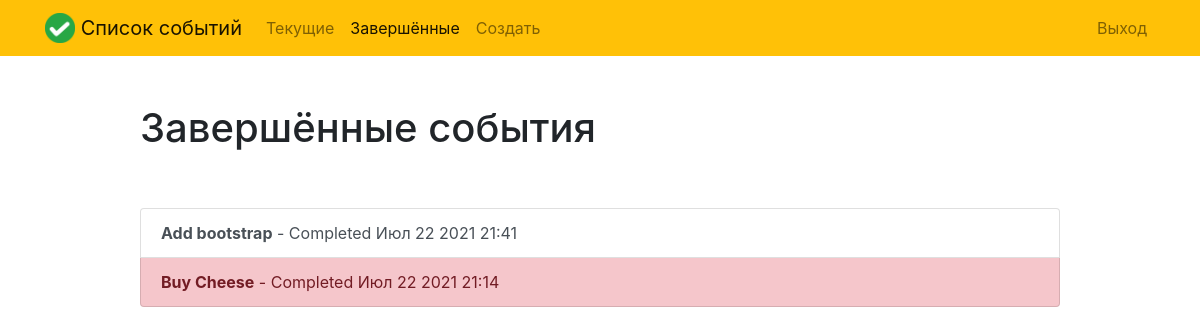
The page /completed/ (signed in) on the database as committed earlier.
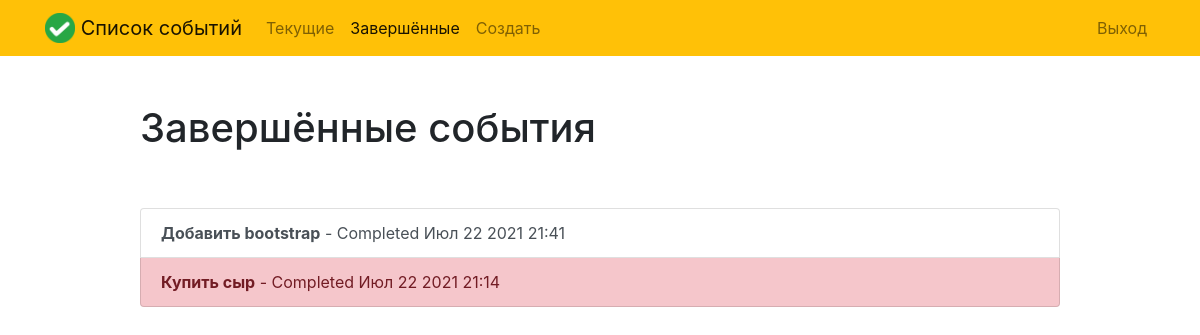
The same page on the database as committed later.
### todo/models.py (models this page shows, shortened)
class Todo(models.Model):
    title = models.CharField(max_length=100, verbose_name='Название')
    description = models.TextField(blank=True, verbose_name='Описание')
    created = models.DateTimeField(auto_now_add=True, verbose_name='Создано')
    datecompleted = models.DateTimeField(blank=True, null=True, verbose_name='Дата и время завершения')
    important = models.BooleanField(default=False, verbose_name='Приоритетность')
    user = models.ForeignKey(User, on_delete=models.CASCADE, verbose_name='Пользователь')
    class Meta:
        verbose_name = "Список событий"
        verbose_name_plural = "Список событий"
        ordering = ['title']

### todo/views.py (the view)
# urls.py: path('completed/', completedtodos, name='completedtodos'),
@login_required
def completedtodos(request):
    print(F'request.path == {request.path}')
    todos = Todo.objects.filter(user=request.user, datecompleted__isnull=False).order_by('-datecompleted')
    return render(request, 'todo/completedtodos.html', {'todos': todos})

### todo/templates/todo/completedtodos.html (shortened to what this page needs)
{% extends 'todo/base.html' %}
{% block content %}
    <div class="row justify-content-center mt-5">
        <div class="col-md-10">
            <h1>Завершённые события</h1>
        </div>
    </div>
    <div class="row justify-content-center mt-5">
        <div class="col-md-10">
            <div class="list-group">
                {% for todo in todos %}
                    <a href="{% url 'viewtodo' todo.id %}" class="list-group-item list-group-item-action{% if todo.important %} list-group-item-danger{% endif %}"><b>{{ todo.title }}</b> - Completed {{ todo.datecompleted|date:'M j Y H:i' }}</a>
                {% endfor %}
            </div>
        </div>
    </div>
{% endblock %}

Rows that differ between the two databases and show on the page:
changed Todo: title "Add bootstrap" → "Добавить bootstrap"
changed Todo: title "Buy Cheese" → "Купить сыр"
